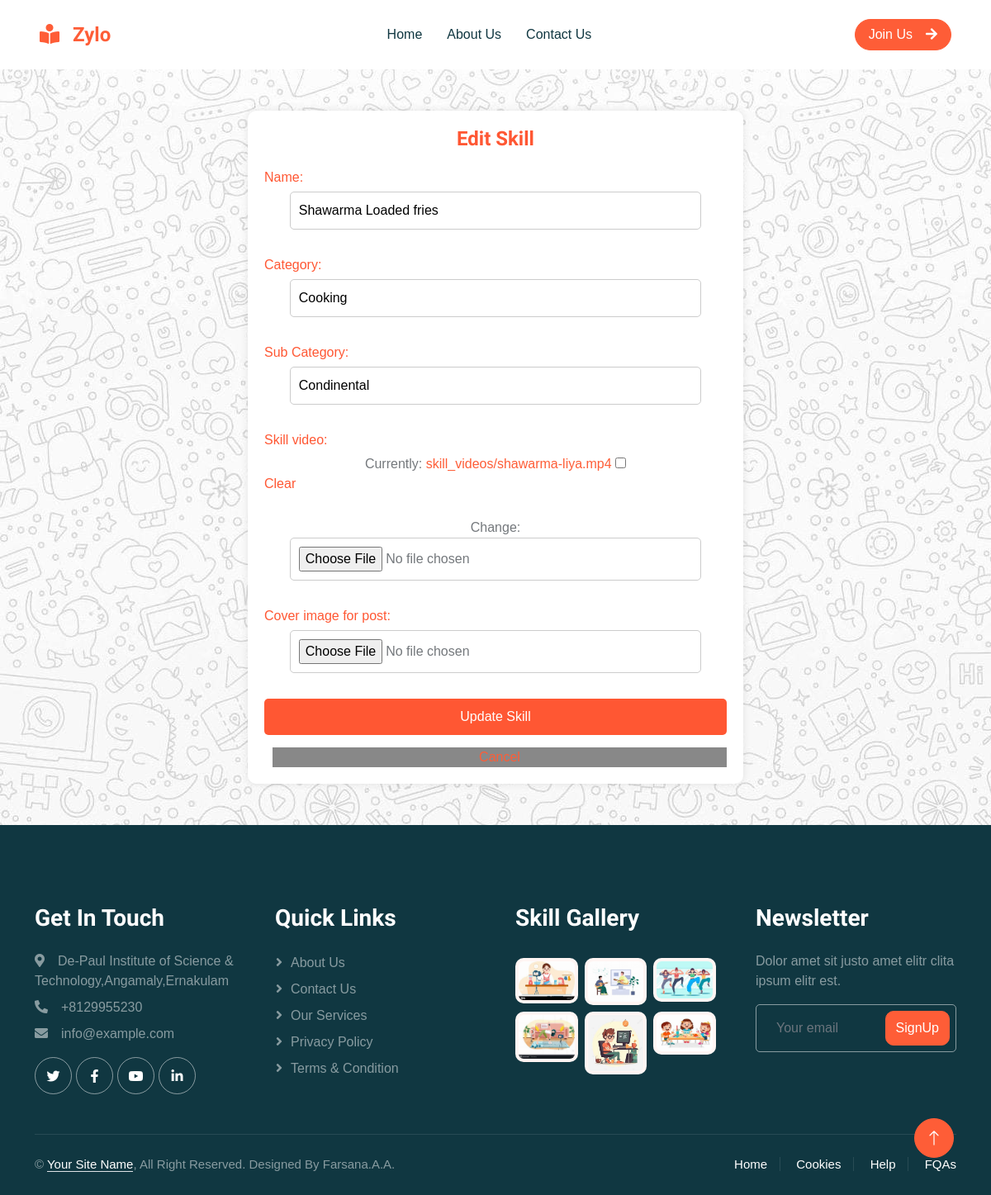
/edit_skill/1/, run on the app's committed database.
### userapp/models.py (models this page shows)
class Skill(models.Model):
     user = models.ForeignKey(Register, on_delete=models.CASCADE,null=True)
     skill_name = models.CharField(max_length=100, null=True)
     CATEGORY_CHOICES = [
        ('Tech', 'Technology'),
        ('Art', 'Arts'),
        ('Music', 'Music'),
        ('Cooking', 'Cooking'),
        ('Fitness', 'Fitness'),
        ('Other', 'Other')
    ]
     category = models.CharField(max_length=100, choices=CATEGORY_CHOICES, null=True)
     sub_category = models.CharField(max_length=100, null=True)
     skill_created_at = models.DateTimeField(auto_now_add =True)
     skill_video = models.FileField(upload_to='skill_videos/', null=True, blank=True)
     cover_image = models.ImageField(upload_to='uploads/',null=True, blank=True)

### userapp/views.py (the view)
# urls.py: path('edit_skill/<int:id>/', views.edit_skill, name="edit_skill"),
def edit_skill(request, id):
    skill = get_object_or_404(Skill, id=id)  # Get skill by ID
    if request.method == "POST":
        form = SkillForm(request.POST, request.FILES, instance=skill)
        if form.is_valid():
            form.save()
            return redirect('view_skill')  # Redirect to skill view page
    else:
        form = SkillForm(instance=skill)  # Pre-fill form with skill data
    return render(request, 'edit_skill.html', {'form': form})

### userapp/forms.py
class SkillForm(forms.ModelForm):
     class Meta:
        model = Skill
        fields = ['skill_name', 'category', 'sub_category','skill_video', 'cover_image']
        widgets = {
            'skill_name': forms.TextInput(attrs={'id': 'skill_name', 'name': 'skill_name', 'placeholder': 'SkillName'}),
            'category': forms.TextInput(attrs={'id': 'category', 'name': 'category', 'placeholder': 'category'}),
            'sub_category': forms.TextInput(attrs={'id': 'sub_category', 'name': 'sub_category', 'placeholder': 'sub category'}),
            'cover_image' : forms.FileInput(attrs={'id':'image','name':'image'}),
        }
        labels = {
            'skill_name': 'Name',
            'category': 'Category',
            'sub_category': 'Sub Category',
            'Skill_video': 'video of skill',
            'cover_image':'Cover image for post',
        }
        help_texts={
        }

### userapp/templates/edit_skill.html (shortened to what this page needs)
{% include 'header.html' %}
{% load static %}
<link rel="stylesheet" href="{% static 'css/edit_skill.css' %}">
<div class="edit-container">
    <h1>Edit Skill</h1>
    <form method="POST" enctype="multipart/form-data">
        {{ form.as_p }}
        <button type="submit" class=" button update">Update Skill</button>
        <a href="{% url 'view_skill' %}" class="button cancel">Cancel</a>
    </form>
</div>
{% include 'footer.html' %}

### userapp/static/css/style.css (style rules this page uses)
:root { --primary: #FE5D37; --light: #FFF5F3; --dark: #103741; }
h1, h2, h3, h4, .h1, .h2, .h3, .h4, .display-1, .display-2, .display-3, .display-4, .display-5, .display-6 { font-family: 'Lobster Two', cursive; font-weight: 700; }

### userapp/static/css/edit_skill.css (style rules this page uses)
body { font-family: 'Arial', sans-serif; background-color: #f4f4f9; margin: 0; padding: 0; }
.edit-container { width: 50%; margin: 50px auto; background: #fff; padding: 20px; box-shadow: 0px 0px 10px rgba(0, 0, 0, 0.1); border-radius: 10px; text-align: center; }
label { font-size: 16px; font-weight: bold; color: #333; display: block; margin-bottom: 5px; }
h1 { font-size: 24px; color: #ff5733; margin-bottom: 20px; }
label { font-size: 16px; font-weight:normal; color: #333; display: block; color:#ff5733; margin-bottom: 5px; text-align: left; }
form { display: flex; flex-direction: column; gap: 15px; }
input[type="text"], input[type="file"], textarea, select { width: 89%; padding: 10px; border: 1px solid #ccc; border-radius: 5px; font-size: 16px; }
.update { background: #ff5733; color: white; padding: 10px 15px; border: none; cursor: pointer; border-radius: 5px; font-size: 16px; transition: 0.3s ease; text-decoration: none; display: inline-block; text-align: center; }
.cancel { background: #888; margin-left: 10px; }

### data on the page
Skill: skill_name "Shawarma Loaded fries", category "Cooking", sub_category "Condinental"
